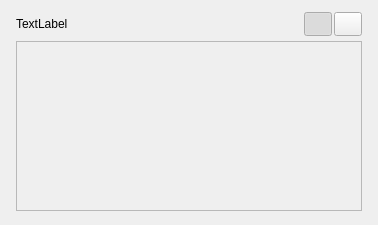
<?xml version="1.0" encoding="UTF-8"?>
<ui version="4.0">
 <class>MultiNotification</class>
 <widget class="QWidget" name="MultiNotification">
  <property name="geometry">
   <rect>
    <x>0</x>
    <y>0</y>
    <width>378</width>
    <height>225</height>
   </rect>
  </property>
  <property name="windowTitle">
   <string>Form</string>
  </property>
  <layout class="QVBoxLayout" name="verticalLayout" stretch="0,0">
   <property name="spacing">
    <number>5</number>
   </property>
   <property name="leftMargin">
    <number>16</number>
   </property>
   <property name="topMargin">
    <number>12</number>
   </property>
   <property name="rightMargin">
    <number>16</number>
   </property>
   <property name="bottomMargin">
    <number>12</number>
   </property>
   <item>
    <layout class="QHBoxLayout" name="horizontalLayout" stretch="1,0,0">
     <property name="spacing">
      <number>2</number>
     </property>
     <item>
      <widget class="QLabel" name="textLabel">
       <property name="text">
        <string>TextLabel</string>
       </property>
      </widget>
     </item>
     <item>
      <widget class="QPushButton" name="collapseBtn">
       <property name="maximumSize">
        <size>
         <width>28</width>
         <height>24</height>
        </size>
       </property>
       <property name="text">
        <string/>
       </property>
       <property name="icon">
        <iconset resource="../../../resource.qrc">
         <normaloff>:/resource/icons/icon_notification_collapse_dn.png</normaloff>:/resource/icons/icon_notification_collapse_dn.png</iconset>
       </property>
       <property name="checkable">
        <bool>true</bool>
       </property>
       <property name="checked">
        <bool>true</bool>
       </property>
      </widget>
     </item>
     <item>
      <widget class="QPushButton" name="closeBtn">
       <property name="maximumSize">
        <size>
         <width>28</width>
         <height>24</height>
        </size>
       </property>
       <property name="text">
        <string/>
       </property>
       <property name="icon">
        <iconset resource="../../../resource.qrc">
         <normaloff>:/resource/icons/icon_cross_white.png</normaloff>:/resource/icons/icon_cross_white.png</iconset>
       </property>
      </widget>
     </item>
    </layout>
   </item>
   <item>
    <widget class="QScrollArea" name="scrollArea">
     <property name="minimumSize">
      <size>
       <width>0</width>
       <height>170</height>
      </size>
     </property>
     <property name="maximumSize">
      <size>
       <width>16777215</width>
       <height>170</height>
      </size>
     </property>
     <property name="widgetResizable">
      <bool>true</bool>
     </property>
     <widget class="QWidget" name="scrollAreaWidgetContents">
      <property name="geometry">
       <rect>
        <x>0</x>
        <y>0</y>
        <width>344</width>
        <height>168</height>
       </rect>
      </property>
      <layout class="QVBoxLayout" name="verticalLayout_2">
       <property name="leftMargin">
        <number>0</number>
       </property>
       <property name="topMargin">
        <number>0</number>
       </property>
       <property name="rightMargin">
        <number>0</number>
       </property>
       <property name="bottomMargin">
        <number>0</number>
       </property>
       <item>
        <widget class="QWidget" name="multiContent" native="true"/>
       </item>
      </layout>
     </widget>
    </widget>
   </item>
  </layout>
 </widget>
 <resources>
  <include location="../../../resource.qrc"/>
 </resources>
 <connections/>
</ui>
